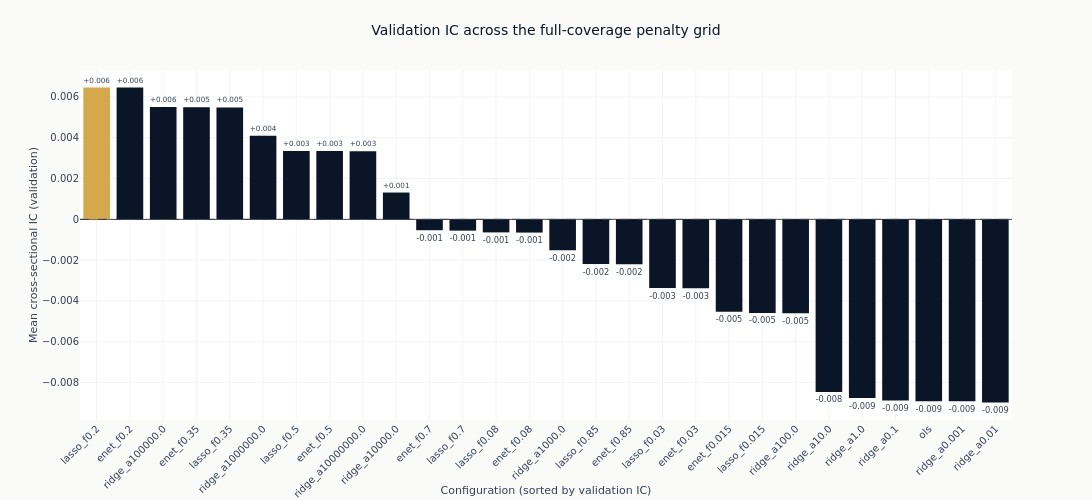

The notebook cell saved with this chart:
### Markdown cell above
### How the penalty grid ranks

Only the configurations measured on all `full_days` validation dates are charted. Any
partial-coverage ones are in the table above with `full_coverage` false, and are left out here
because their IC would be an average over a different set of dates. The zero line is the
reference that matters: a bar below it is a model whose ranking pointed the wrong way out of
sample.

### Code cell
def compact(params: str) -> str:
    """Render declared parameters for a label: `alpha=1000000.0` reads as `alpha=1e+06`."""
    return re.sub(r"\d+\.?\d*(?:[eE][+-]?\d+)?", lambda m: f"{float(m.group()):g}", params)


full = catalog.filter("full_coverage")
leader = full.row(0, named=True)

fig_ic = go.Figure(
    go.Bar(
        x=full.get_column("config_name").to_list(),
        y=full.get_column("ic_mean").to_list(),
        marker_color=[
            COLORS["amber"] if name == leader["config_name"] else COLORS["blue"]
            for name in full.get_column("config_name")
        ],
        text=[f"{value:+.3f}" for value in full.get_column("ic_mean")],
        textposition="outside",
        cliponaxis=False,
    )
)
fig_ic.add_hline(y=0, line_width=1, line_dash="dash", line_color=COLORS["neutral"])
fig_ic.update_layout(
    title="Validation IC across the full-coverage penalty grid",
    height=500,
    width=1100,
    showlegend=False,
    margin=dict(t=70),
)
fig_ic.update_xaxes(title_text="Configuration (sorted by validation IC)", tickangle=-45)
fig_ic.update_yaxes(title_text="Mean cross-sectional IC (validation)")
show_plotly_with_alt(
    fig_ic,
    "Bar chart of mean validation information coefficient for every full-coverage linear "
    f"configuration, sorted descending, against a dashed zero line. {leader['config_name']} "
    f"({compact(leader['params'])}) is highlighted in amber at the top of the ranking at IC "
    f"{leader['ic_mean']:+.3f}. The configurations span both sides of zero.",
)

### Figure 1 — Plotly figure (JSON) as saved in the notebook; plotly's stock layout.template omitted (floating-point values rounded to 4 significant figures)
{"data": [{"cliponaxis": false, "marker": {"color": ["#D4A84B", "#0a1628", "#0a1628", "#0a1628", "#0a1628", "#0a1628", "#0a1628", "#0a1628", "#0a1628", "#0a1628", "#0a1628", "#0a1628", "#0a1628", "#0a1628", "#0a1628", "#0a1628", "#0a1628", "#0a1628", "#0a1628", "#0a1628", "#0a1628", "#0a1628", "#0a1628", "#0a1628", "#0a1628", "#0a1628", "#0a1628", "#0a1628"]}, "text": ["+0.006", "+0.006", "+0.006", "+0.005", "+0.005", "+0.004", "+0.003", "+0.003", "+0.003", "+0.001", "-0.001", "-0.001", "-0.001", "-0.001", "-0.002", "-0.002", "-0.002", "-0.003", "-0.003", "-0.005", "-0.005", "-0.005", "-0.008", "-0.009", "-0.009", "-0.009", "-0.009", "-0.009"], "textposition": "outside", "type": "bar", "x": ["lasso_f0.2", "enet_f0.2", "ridge_a100000.0", "enet_f0.35", "lasso_f0.35", "ridge_a1000000.0", "lasso_f0.5", "enet_f0.5", "ridge_a10000000.0", "ridge_a10000.0", "enet_f0.7", "lasso_f0.7", "lasso_f0.08", "enet_f0.08", "ridge_a1000.0", "lasso_f0.85", "enet_f0.85", "lasso_f0.03", "enet_f0.03", "enet_f0.015", "lasso_f0.015", "ridge_a100.0", "ridge_a10.0", "ridge_a1.0", "ridge_a0.1", "ols", "ridge_a0.001", "ridge_a0.01"], "y": [0.006462, 0.006459, 0.005512, 0.005488, 0.005484, 0.0041, 0.003354, 0.003348, 0.003338, 0.001314, -0.0005328, -0.0005532, -0.0006391, -0.0006479, -0.001514, -0.002192, -0.0022, -0.003364, -0.003372, -0.004534, -0.004586, -0.004606, -0.008456, -0.008757, -0.008881, -0.008909, -0.008912, -0.008975]}], "layout": {"height": 500, "margin": {"t": 70}, "shapes": [{"line": {"color": "#334155", "dash": "dash", "width": 1}, "type": "line", "x0": 0, "x1": 1, "xref": "x domain", "y0": 0, "y1": 0, "yref": "y"}], "showlegend": false, "title": {"text": "Validation IC across the full-coverage penalty grid"}, "width": 1100, "xaxis": {"tickangle": -45, "title": {"text": "Configuration (sorted by validation IC)"}}, "yaxis": {"title": {"text": "Mean cross-sectional IC (validation)"}}}}
